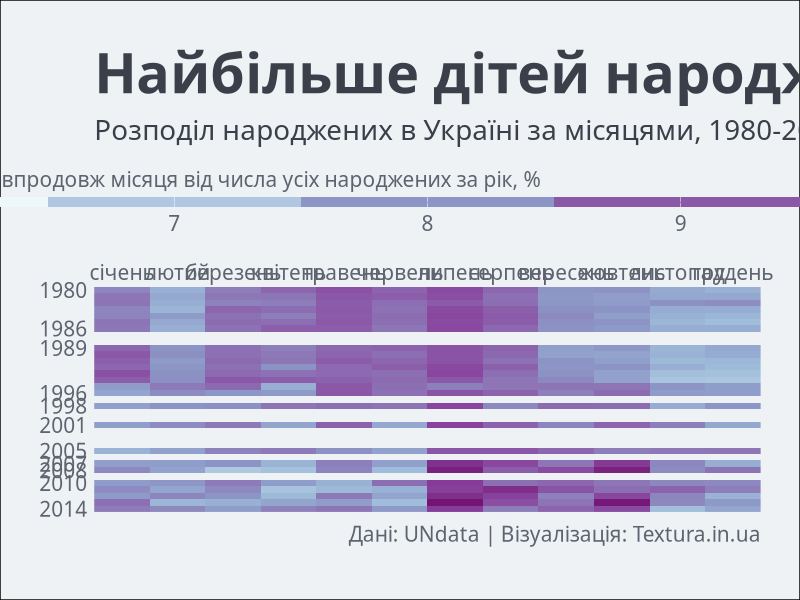

Recreate this plot in R.
library(dplyr)
library(ggplot2)

df <- read.csv('birth.csv', 
               nrows = 392, 
               stringsAsFactors = F)

df <- df %>% 
  filter(Month != 'Total', Month != 'Unknown',
         Reliability != 'Provisional figure') %>% 
  select(-Country.or.Area, -Area, -Record.Type, 
         -Reliability, -Source.Year, -Value.Footnotes) %>% 
  mutate(Month = factor(Month, levels = unique(Month), ordered = T)) %>% 
  group_by(Year) %>% 
  mutate(Total = sum(Value), 
         Share = Value/Total * 100)

png(filename = 'heatmap_relative.png', width = 1000, height = 800)

ggplot(df)+
  geom_tile(aes(x = Month, y = Year, fill = Share))+
  # viridis::scale_fill_viridis(direction = -1, option = 'D',
  #                             begin = 0.01, end = 0.89,
  #                             breaks = c(6, 7, 8, 9, 10),
  #                             limits = c(6, 10), 
  #                             alpha = 0.8)+
  scale_fill_distiller(palette = 3, direction = 1,
                       breaks = c(6, 7, 8, 9, 10),
                       limits = c(6, 10))+
  scale_x_discrete(position = 'top', 
                   labels = c('січень', 'лютий', 'березень', 'квітень',
                              'травень', 'червень', 'липень', 'серпень',
                              'вересень', 'жовтень', 'листопад', 'грудень'),
                   expand = c(0, 0))+
  scale_y_reverse(expand = c(0, 0),
                  breaks = c(1980, 1986, 1989, 1996, 1998, 2001, 
                             2005, 2007, 2008, 2010, 2014),
                  labels = c(1980, 1986, 1989, 1996, 1998, 2001, 
                             2005, 2007, 2008, 2010, 2014))+
  labs(title = 'Найбільше дітей народжується у липні',
       subtitle = 'Розподіл народжених в Україні за місяцями, 1980-2014 роки',
       caption = 'Дані: UNdata | Візуалізація: Textura.in.ua')+
  guides(fill = guide_colorbar(nbin = 5, raster = F, ticks = F,
                               title = 'Частка народжених впродовж місяця від числа усіх народжених за рік, %',
                               title.position = 'top'))+
  theme_minimal()+
  theme(
    text = element_text(family = 'Ubuntu Condensed', face = 'plain', color = '#3A3F4A'),
    legend.position = 'top',
    legend.key.height = unit(7.5, "pt"),
    legend.key.width = unit(183, "pt"),
    legend.text = element_text(size = 15, color = '#5D646F'),
    legend.title = element_text(size = 15, color = '#5D646F'),
    axis.title = element_blank(),
    axis.text = element_text(size = 15, color = '#5D646F'),
    panel.grid = element_blank(),
    plot.title = element_text(face = 'bold', size = 40, margin = margin(b = 10, t = 10)),
    plot.subtitle = element_text(size = 20, face = 'plain', margin = margin(b = 10)),
    plot.caption = element_text(size = 15, margin = margin(b = 10, t = 10), color = '#5D646F'),
    plot.background = element_rect(fill = '#EFF2F4'),
    plot.margin = unit(c(1, 1, 1, 1), 'cm')
  )

dev.off()